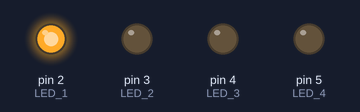
Bench run of a sketch on a simulated Arduino Uno, built with avr-gcc and run on an emulated ATmega328P. On the bench: output pins drawn as LEDs (lit = HIGH).

Above: at 0.05 s.
At 1.15 s:
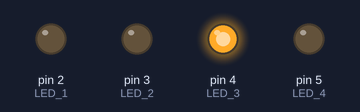
At 1.75 s:
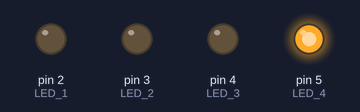
At 2.65 s:
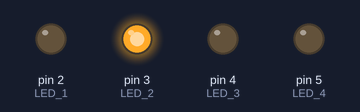
Timing chart, 0 to 3.0 s (numbered marks = the images above):
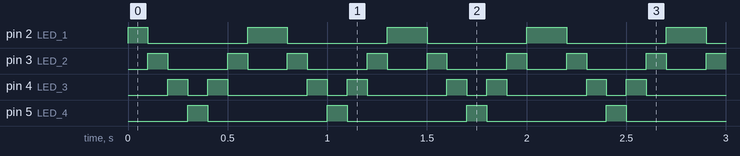

Measured:
- by itself, pin 2 (LED_1): repeats every 0.70 s: LOW 0.50 s, HIGH 0.20 s
- by itself, pin 3 (LED_2): repeats every 0.70 s: LOW 0.30 s, HIGH 0.10 s, LOW 0.20 s, HIGH 0.10 s
- by itself, pin 4 (LED_3): repeats every 0.70 s: LOW 0.10 s, HIGH 0.10 s, LOW 0.40 s, HIGH 0.10 s
- by itself, pin 5 (LED_4): alternates HIGH for 0.10 s and LOW for 0.60 s

The sketch:

Light-chaser-program2.ino
```cpp
/*
This program controls a sequence of four LEDs connected to pins 2-5 of an Arduino board.
The LEDs light up one at a time in a sequential pattern and then turn off in reverse order.
The delay between each LED turning on and off is set to 100 milliseconds.
The sequence then repeats continuously.
*/
// Define the pins for each LED
int LED_1 = 2;      // Define pin 2 as LED_1
int LED_2 = 3;      // Define pin 3 as LED_2
int LED_3 = 4;      // Define pin 4 as LED_3
int LED_4 = 5;      // Define pin 5 as LED_4

void setup() {

  // Set the LED pins as output
  pinMode(LED_1, OUTPUT);   // Set LED_1 as an output
  pinMode(LED_2, OUTPUT);   // Set LED_2 as an output
  pinMode(LED_3, OUTPUT);   // Set LED_3 as an output
  pinMode(LED_4, OUTPUT);   // Set LED_4 as an output
}

void loop() {
  // Turn on the first LED
  digitalWrite(LED_1, HIGH); // Turn on LED_1
  delay(100);                // Wait for 100 milliseconds

  // Turn off the first LED and turn on the second
  digitalWrite(LED_1, LOW);  // Turn off LED_1
  digitalWrite(LED_2, HIGH); // Turn on LED_2
  delay(100);                // Wait for 100 milliseconds

  // Turn off the second LED and turn on the third
  digitalWrite(LED_2, LOW);  // Turn off LED_2
  digitalWrite(LED_3, HIGH); // Turn on LED_3
  delay(100);                // Wait for 100 milliseconds

  // Turn off the third LED and turn on the fourth
  digitalWrite(LED_3, LOW);  // Turn off LED_3
  digitalWrite(LED_4, HIGH); // Turn on LED_4
  delay(100);                // Wait for 100 milliseconds

  // Turn off the fourth LED and turn on the third
  digitalWrite(LED_4, LOW);  // Turn off LED_4
  digitalWrite(LED_3, HIGH); // Turn on LED_3
  delay(100);                // Wait for 100 milliseconds

  // Turn off the third LED and turn on the second
  digitalWrite(LED_3, LOW);  // Turn off LED_3
  digitalWrite(LED_2, HIGH); // Turn on LED_2
  delay(100);                // Wait for 100 milliseconds

  // Turn off the second LED and turn on the first
  digitalWrite(LED_2, LOW);  // Turn off LED_2
  digitalWrite(LED_1, HIGH); // Turn on LED_1
  delay(100);                // Wait for 100 milliseconds

  // Turn off the first LED and start the sequence over
  digitalWrite(LED_1, LOW);  // Turn off LED_1
}
```
